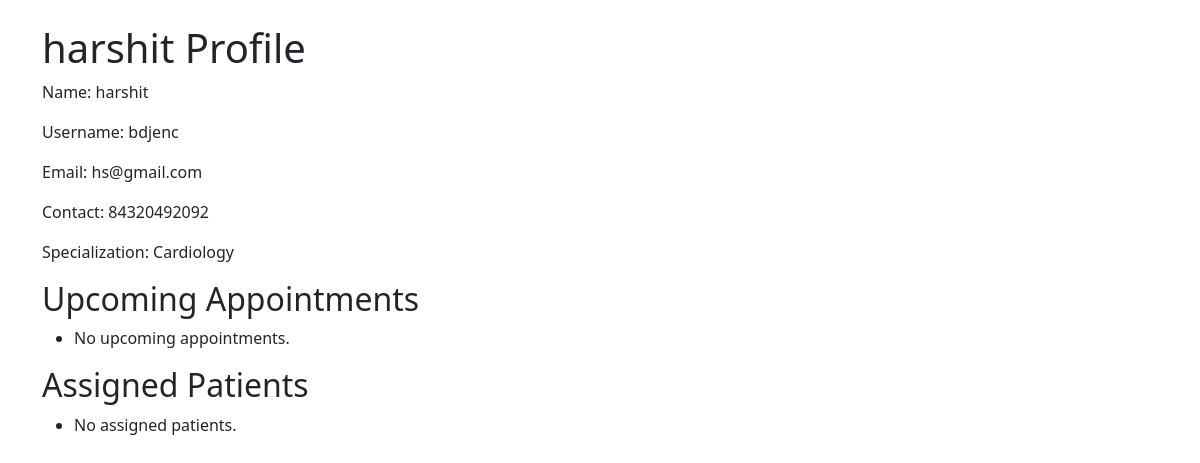
The app's page /view_doctor/1 with its own data.
### model.py (models this page shows)
class Doctor(db.Model):
    id = db.Column(db.Integer, primary_key=True)
    name = db.Column(db.String(100), nullable=False)
    username = db.Column(db.String(50), unique=True, nullable=False)
    password = db.Column(db.String(255), nullable=False)
    specialization = db.Column(db.String(100), nullable=False)
    contact = db.Column(db.String(15))
    email = db.Column(db.String(100), unique=True)
    status = db.Column(db.String(20), default='Active', server_default='Active', nullable=False)
    appointments = db.relationship('Appointment', backref='doctor', lazy=True)
    treatments = db.relationship('Treatment', backref='doctor', lazy=True)

### app.py (the view)
@app.route('/view_doctor/<int:doctor_id>')
def view_doctor(doctor_id):
    doctor = Doctor.query.get_or_404(doctor_id)
    upcoming_appointments = Appointment.query.filter_by(doctor_id=doctor.id, status='Scheduled').all()
    assigned_patients = Patient.query.join(Appointment).filter(Appointment.doctor_id == doctor.id).all()
    return render_template(
        'docprofile.html',
        doctor=doctor,
        appointments=upcoming_appointments,
        assigned_patients=assigned_patients
    )

### templates/docprofile.html (shortened to what this page needs)
{% extends 'base.html' %}
{% block content %}
  <h1>{{doctor.name}} Profile</h1>
  <p>Name: {{ doctor.name }}</p>
  <p>Username: {{ doctor.username }}</p>
  <p>Email: {{ doctor.email }}</p>
  <p>Contact: {{ doctor.contact }}</p>
  <p>Specialization: {{ doctor.specialization }}</p>
  <h2>Upcoming Appointments</h2>
  <ul>
    {% for appointment in appointments %}
      <li>{{ appointment.date }} with {{ appointment.patient.first_name }} {{ appointment.patient.last_name }}</li>
    {% else %}
      <li>No upcoming appointments.</li>
    {% endfor %}
  </ul>
  <h2>Assigned Patients</h2>
  <ul>
    {% for patient in assigned_patients %}
      <li>{{ patient.first_name }} {{ patient.last_name }}</li>
    {% else %}
      <li>No assigned patients.</li>
    {% endfor %}
  </ul>
{% endblock %}

### records on screen
Doctor: name "harshit", username "bdjenc", email "hs@gmail.com", contact "84320492092", specialization "Cardiology"
